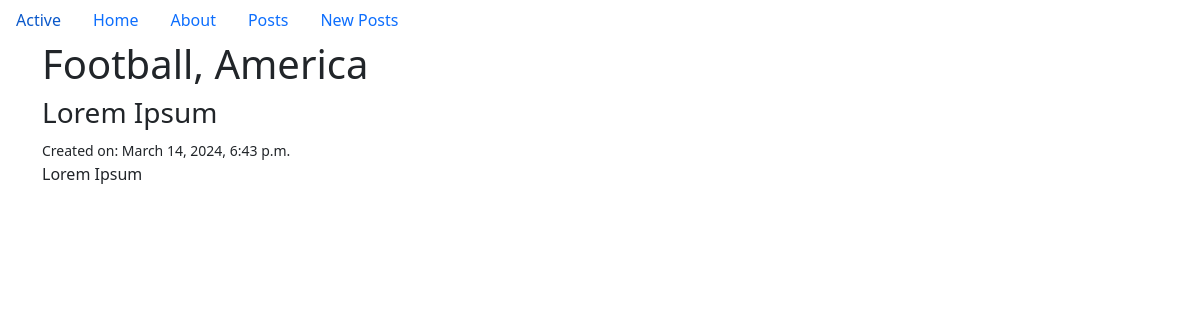
Page /posts/2/ on the committed database.
### posts/models.py (models this page shows, shortened)
class Post(models.Model):
    title = models.CharField(max_length=128)
    subtitle = models.CharField(max_length=256)
    body = models.TextField()
    created_on = models.DateTimeField(auto_now_add=True)

### posts/views.py (the view)
# urls.py: path("<int:pk>/", views.PostDetailView.as_view(), name="detail"),
class PostDetailView(DetailView):
    template_name = "posts/detail.html"
    model = Post

### templates/posts/detail.html (shortened to what this page needs)
{% extends 'base.html' %}
{% block content %}
<h1>{{ post.title }}</h1>
<h3>{{ post.subtitle }}</h3>
<small>Created on: {{ post.created_on }}</small>
<p>{{ post.body }}</p>
{% endblock content %}

### rows in the picture
Post: title "Football, America", subtitle "Lorem Ipsum", created_on "March 14, 2024, 6:43 p.m.", body "Lorem Ipsum"
